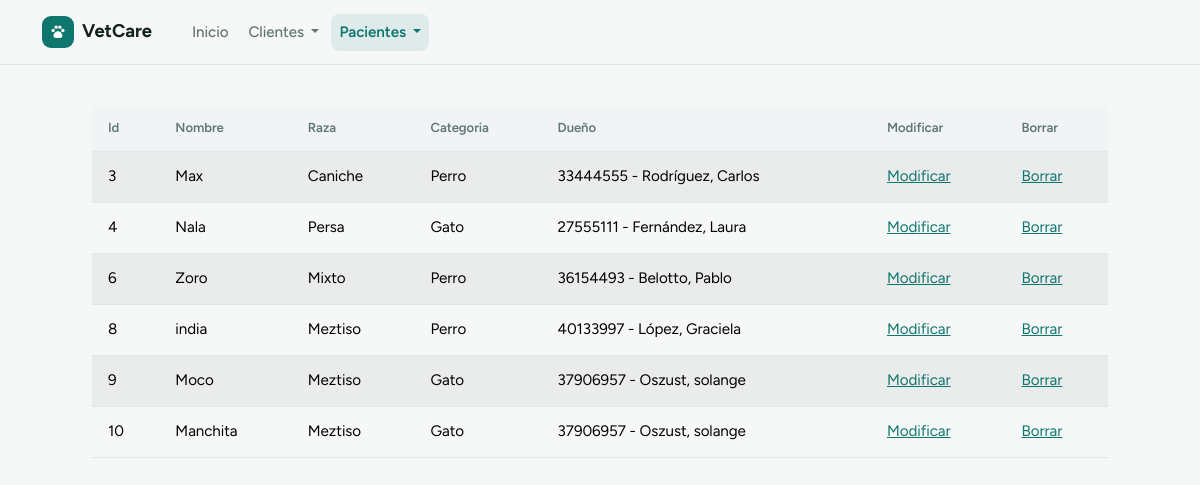
Page /lista_animales on the committed database.
### administracion/models.py (models this page shows, shortened)
class Animal(models.Model):
    nombre = models.CharField(max_length=120)
    raza = models.CharField(max_length=50)
    categoria = models.CharField(max_length=50)
    duenio = models.ForeignKey(Cliente, on_delete=models.PROTECT, related_name='animales')

class Cliente(models.Model):
    dni = models.IntegerField("DNI")
    nombre = models.CharField(max_length=120)
    apellido = models.CharField(max_length=120)
    direccion = models.CharField(max_length=120)
    def __str__(self):
        return f" {self.dni} - {self.apellido}, {self.nombre}"

### administracion/views.py (the view)
# urls.py: path('lista_animales', views.lista_animales, name= 'lista_animales'),
def lista_animales(resquest, template_name= 'administracion/lista_animales.html'):
    animal_list = Animal.objects.all()
    dato = {"animales": animal_list}
    return render(resquest, template_name, dato)

### templates/administracion/lista_animales.html (shortened to what this page needs)
{% extends 'base.html' %}
    {% load static %}
    {% block contenido-1 %}
            {% block contenido-tabla %}
            <table  class="table table-striped table-hover">
                <thead>
                    <tr class="table-info">
                        <th>Id</th>
                        <th>Nombre</th>
                        <th>Raza</th>
                        <th>Categoria</th>
                        <th>Dueño</th>
                        <th>Modificar</th>
                        <th>Borrar</th>
                    </tr>
                </thead>
                {% for animal in animales %}
                    <tr>
                        <td>{{ animal.id }}</td>
                        <td>{{ animal.nombre }}</td>
                        <td>{{ animal.raza }}</td>
                        <td>{{ animal.categoria }}</td>
                        <td>{{ animal.duenio }}</td>
                        <td><a href="{% url 'modificar_animal' animal.id %}">Modificar</a></td>
                        <td><a href="{% url 'borrar_animal' animal.id %}">Borrar</a></td>
                    </tr>
                {% endfor %}
            </table>
            {% endblock %}
    {% endblock %}

### static/css/vetcare.css (style rules this page uses)
:root { --bs-body-font-family: "Figtree", system-ui, -apple-system, "Segoe UI", sans-serif; --bs-body-font-size: 0.95rem; --bs-border-radius: 0.6rem; --bs-border-radius-lg: 0.8rem; --bs-primary: #0f766e; --bs-primary-rgb: 15, 118, 110; --bs-link-color: #0f766e; --bs-link-color-rgb: 15, 118, 110; --bs-link-hover-color: #0b5f58; --bs-link-hover-color-rgb: 11, 95, 88; }
[data-bs-theme="light"] { --bs-body-bg: #f6f8f8; --bs-body-color: #14211f; --bs-border-color: #e1e8e7; --bs-tertiary-bg: #f0f4f4; --bs-secondary-color: #637573; }
body { letter-spacing: -0.005em; }
.table { --bs-table-bg: var(--bs-body-bg); margin-bottom: 0; }
.table thead th { font-size: 0.82rem; font-weight: 600; color: var(--bs-secondary-color); background: var(--bs-tertiary-bg); border-bottom: 1px solid var(--bs-border-color); padding: 0.8rem 1rem; white-space: nowrap; }
.table td { padding: 0.85rem 1rem; vertical-align: middle; border-color: var(--bs-border-color); }

### rows in the picture
Animal: id "3", nombre "Max", raza "Caniche", categoria "Perro", duenio "33444555 - Rodríguez, Carlos"
Animal: id "4", nombre "Nala", raza "Persa", categoria "Gato", duenio "27555111 - Fernández, Laura"
Animal: id "6", nombre "Zoro", raza "Mixto", categoria "Perro", duenio "36154493 - Belotto, Pablo"
Animal: id "8", nombre "india", raza "Meztiso", categoria "Perro", duenio "40133997 - López, Graciela"
Animal: id "9", nombre "Moco", raza "Meztiso", categoria "Gato", duenio "37906957 - Oszust, solange"
Animal: id "10", nombre "Manchita", raza "Meztiso", categoria "Gato", duenio "37906957 - Oszust, solange"
